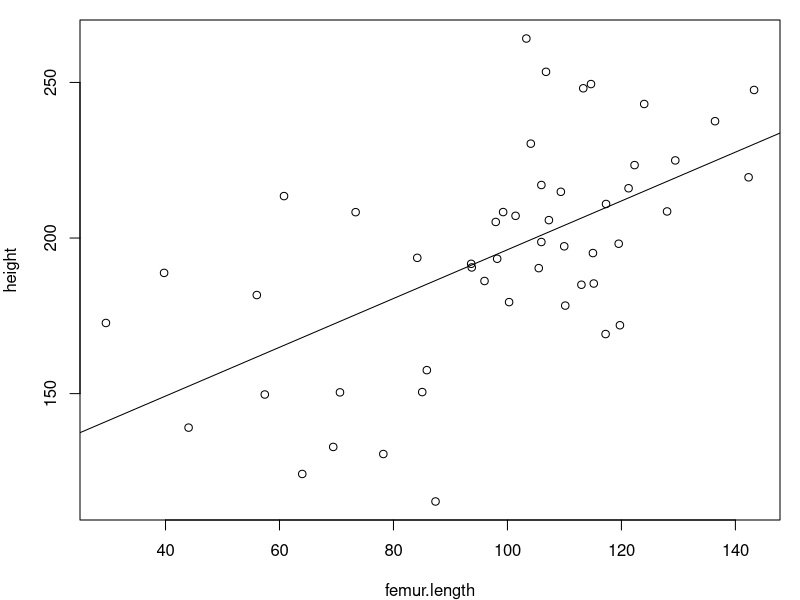
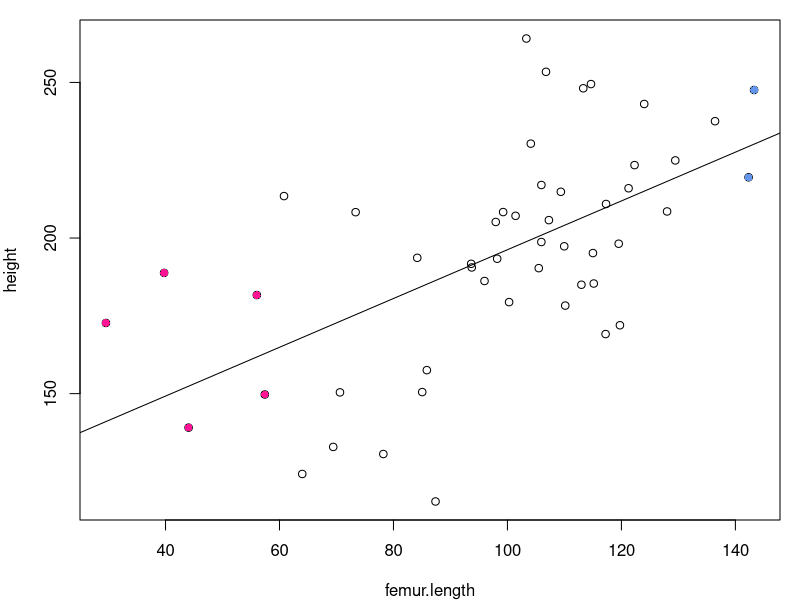
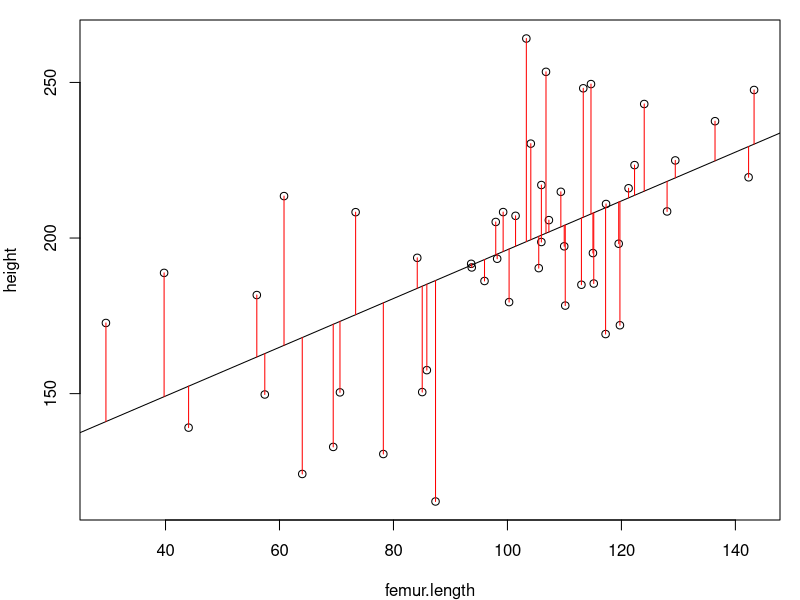

Recreate these plots in R, in order.
## ---- chunk 1
knitr::opts_chunk$set(echo = FALSE)
## ---- chunk 2
femur.length <- rnorm(50, mean = 100, sd = 25)
height <- femur.length + rnorm(50, mean = 100, sd = 25)
model <- lm(height ~ femur.length)
par(mar = c(4,4,1,1))
plot(height ~ femur.length)
abline(model)
## ---- chunk 3
par(mar = c(4,4,1,1))
plot(height ~ femur.length)
points(height[femur.length < 60] ~ femur.length[femur.length < 60], col = "deeppink", pch = 16)
points(height[femur.length > 140] ~ femur.length[femur.length > 140], col = "cornflowerblue", pch = 16)
abline(model)
## ---- chunk 4
model <- lm(height ~ femur.length)
par(mar = c(4,4,1,1))
plot(height ~ femur.length)
abline(model)
res <- signif(residuals(model), 5)
pre <- predict(model) # plot distances between points and the regression line
segments(femur.length, height, femur.length, pre, col="red")
